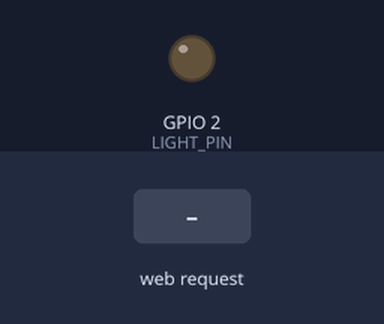
Recording of a sketch running on a simulated ESP32. On the bench: output pins drawn as LEDs (lit = HIGH). The inputs (shaded band) are chosen by the test bench. WiFi joins after 1.5 s; servers stay silent unless stated; what the sketch prints to the serial monitor is not drawn.

Above: at 2.7 s.
2.8 s: HTTP request GET /toggle received
At 4.1 s:
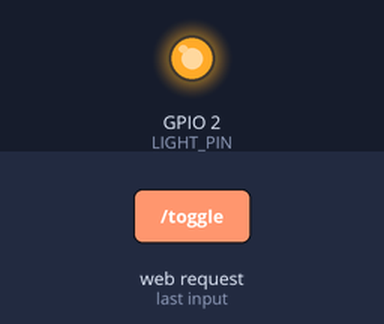
Timing chart, 0 to 5.8 s (numbered marks = the images above; inputs shaded):
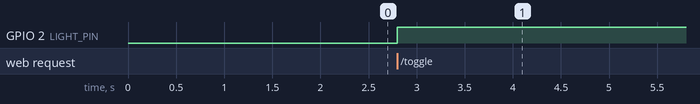

Measured:
- after the input at 2.8 s, GPIO 2 (LIGHT_PIN): LOW → HIGH at once

The sketch:

sketch_feb26a.ino
```cpp
#include <WiFi.h>
#include <WebServer.h>

// WiFi credentials
const char* ssid = "...";
const char* password = "";

// GPIO pin for the light
const int LIGHT_PIN = 2; // Using built-in LED for testing

// Light state
bool lightState = false;

// Web server
WebServer server(80);

void setup() {
    Serial.begin(115200);

    // Initialize light pin
    pinMode(LIGHT_PIN, OUTPUT);
    digitalWrite(LIGHT_PIN, lightState ? HIGH : LOW);

    // Setup WiFi
    setupWiFi();

    // Setup web server
    setupWebServer();

    Serial.println("ESP32 Ready: WiFi initialized");
}

void loop() {
    // Handle web server requests
    server.handleClient();
}

// WiFi setup function
void setupWiFi() {
    Serial.println("Connecting to WiFi...");
    WiFi.begin(ssid, password);

    int attempts = 0;
    while (WiFi.status() != WL_CONNECTED && attempts < 20) {
        delay(500);
        Serial.print(".");
        attempts++;
    }

    if (WiFi.status() != WL_CONNECTED) {
        Serial.println("\nWiFi connection failed. Restarting...");
        ESP.restart();
    }

    Serial.println("\nWiFi connected");
    Serial.print("IP address: ");
    Serial.println(WiFi.localIP());
}

// Web server setup function
void setupWebServer() {
    server.on("/", HTTP_GET, handleRoot);
    server.on("/toggle", HTTP_GET, handleToggle);
    server.on("/status", HTTP_GET, handleStatus);

    server.begin();
    Serial.println("HTTP server started");
}

// Web handlers
void handleRoot() {
    String html = "<html><head>";
    html += "<title>ESP32 Light Control</title>";
    html += "<meta name='viewport' content='width=device-width, initial-scale=1.0'>";
    html += "<style>";
    html += "body { font-family: Arial, sans-serif; text-align: center; margin-top: 50px; }";
    html += "button { padding: 15px 30px; font-size: 20px; margin: 10px; border-radius: 10px; }";
    html += "</style>";
    html += "</head><body>";
    html += "<h1>ESP32 Light Control</h1>";
    html += "<p>Light is currently " + String(lightState ? "ON" : "OFF") + "</p>";
    html += "<button onclick='location.href=\"/toggle\"'>Toggle Light</button>";
    html += "</body></html>";
    server.send(200, "text/html", html);
}

void handleToggle() {
    lightState = !lightState;
    digitalWrite(LIGHT_PIN, lightState ? HIGH : LOW);

    Serial.print("Light turned ");
    Serial.println(lightState ? "ON" : "OFF");

    server.sendHeader("Location", "/", true);
    server.send(302, "text/plain", "");
}

void handleStatus() {
    String status = lightState ? "ON" : "OFF";
    server.send(200, "text/plain", status);
}
```
